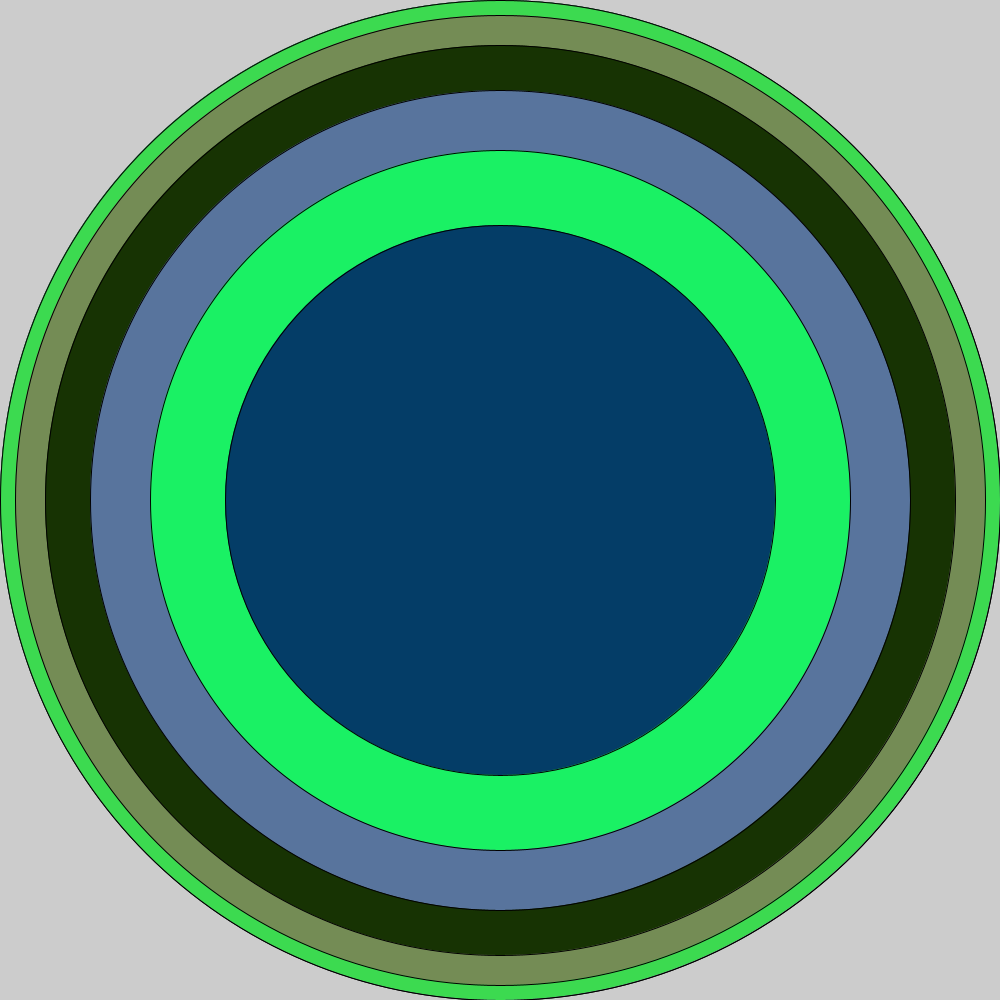
Frame 1 (no input)
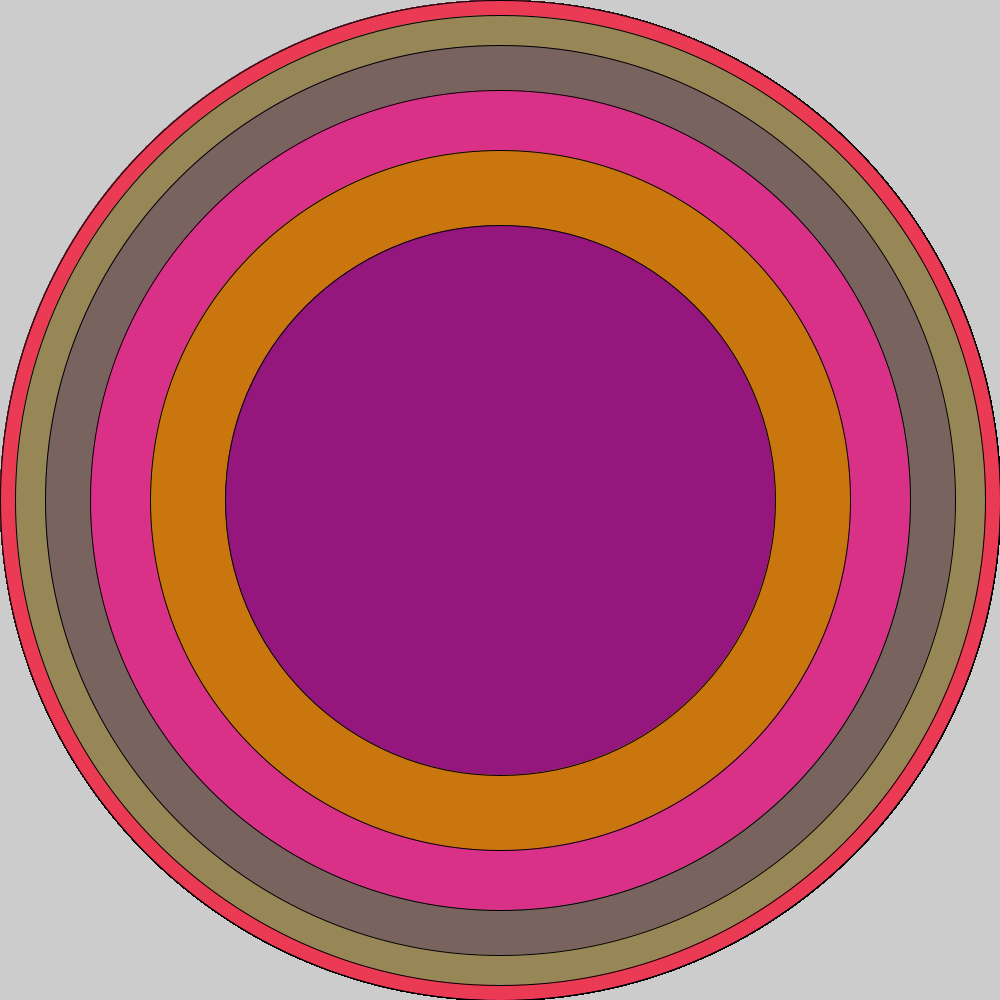
Frame 60 (the mouse pressed at the canvas centre just before this capture)
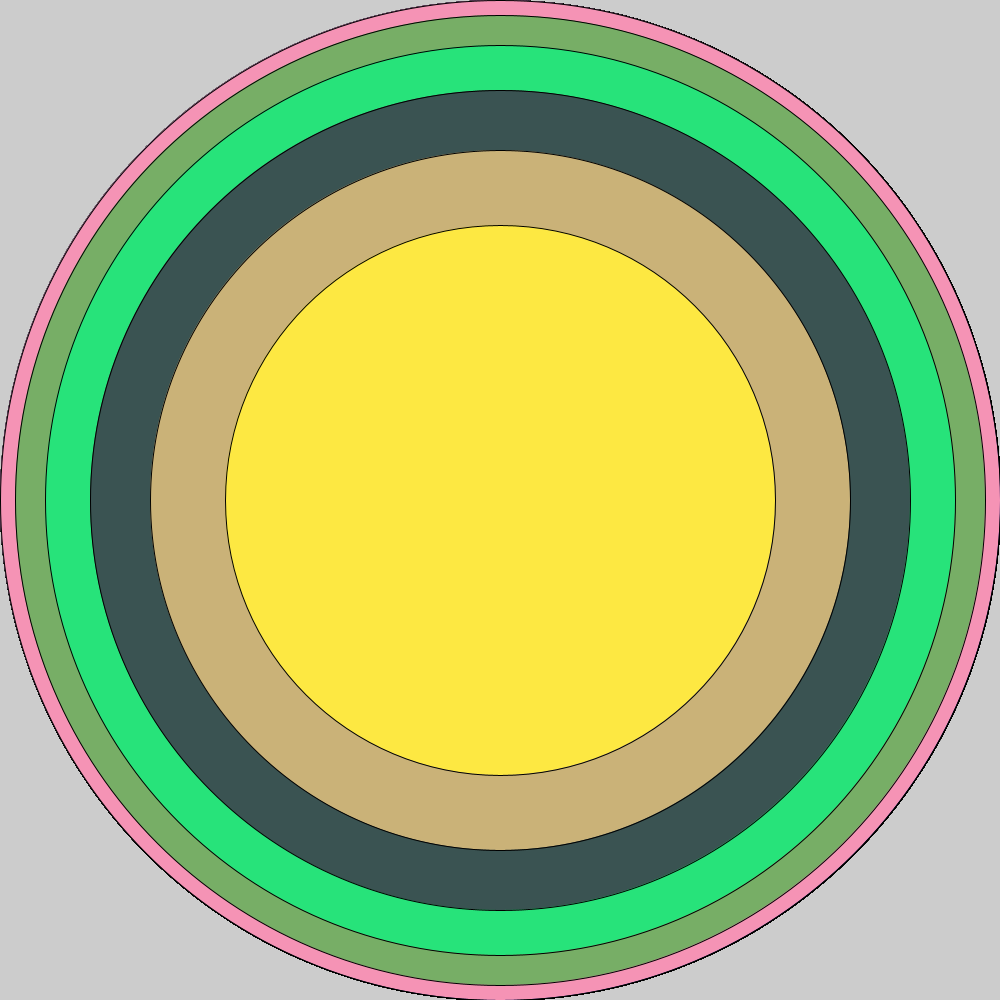
Frame 120 (the mouse held since frame 60 and released just before this capture)

The Processing sketch that drew these frames (run headless with seeded random() and noise(); from frame 60 on, the mouse is pressed at the canvas centre):

// Processing sketch: sketch_160302b
// ── sketch_160302b.pde
void setup(){
size(1000, 1000);
}
void draw(){
int side =1000;
int otherside = 1000;
for (int i= 0; i < 200; i= i + 30){
 fill(random(255),random(255),random(255));
  ellipse(500,500, side , otherside);
  side = side -i;
  otherside = otherside -i;



}
}
